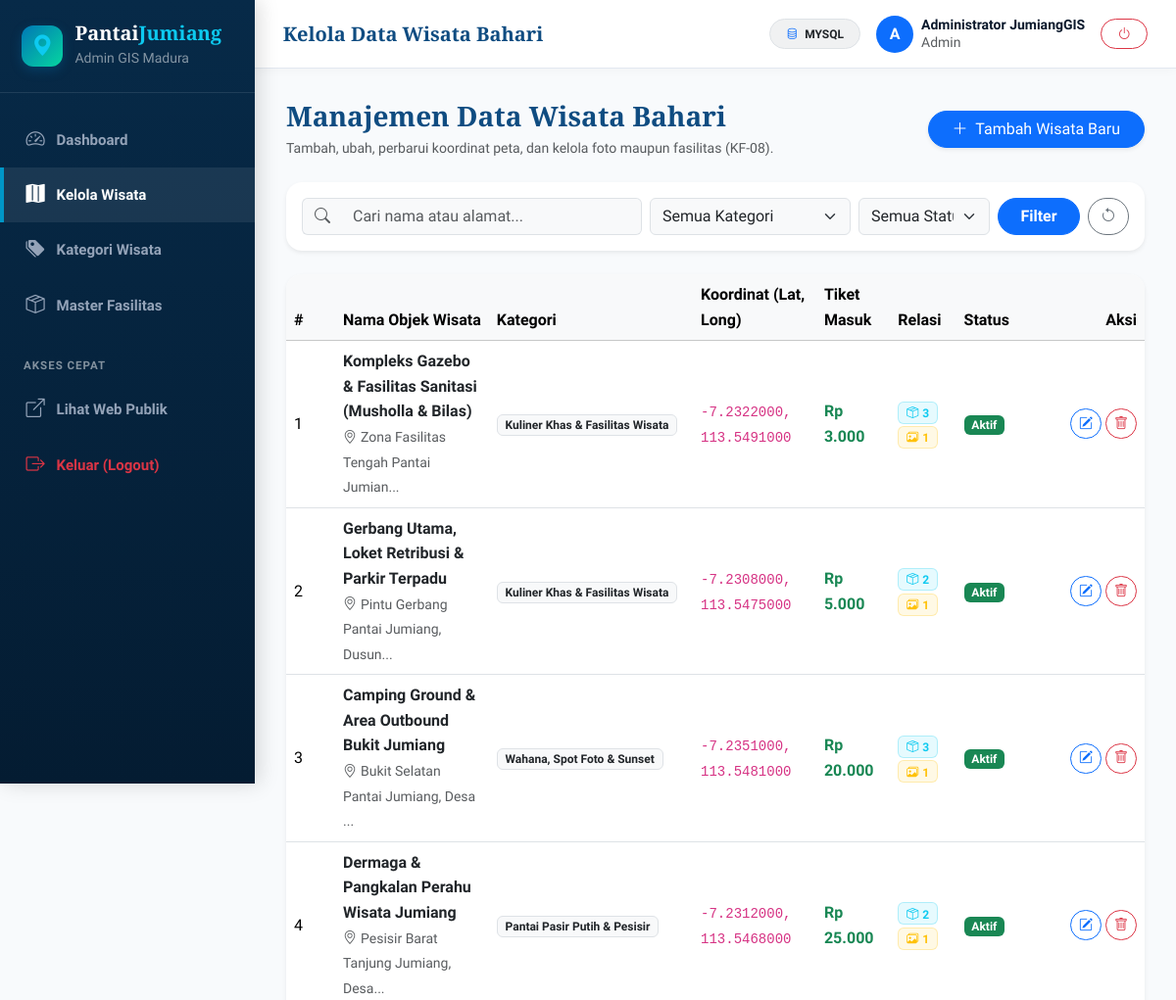
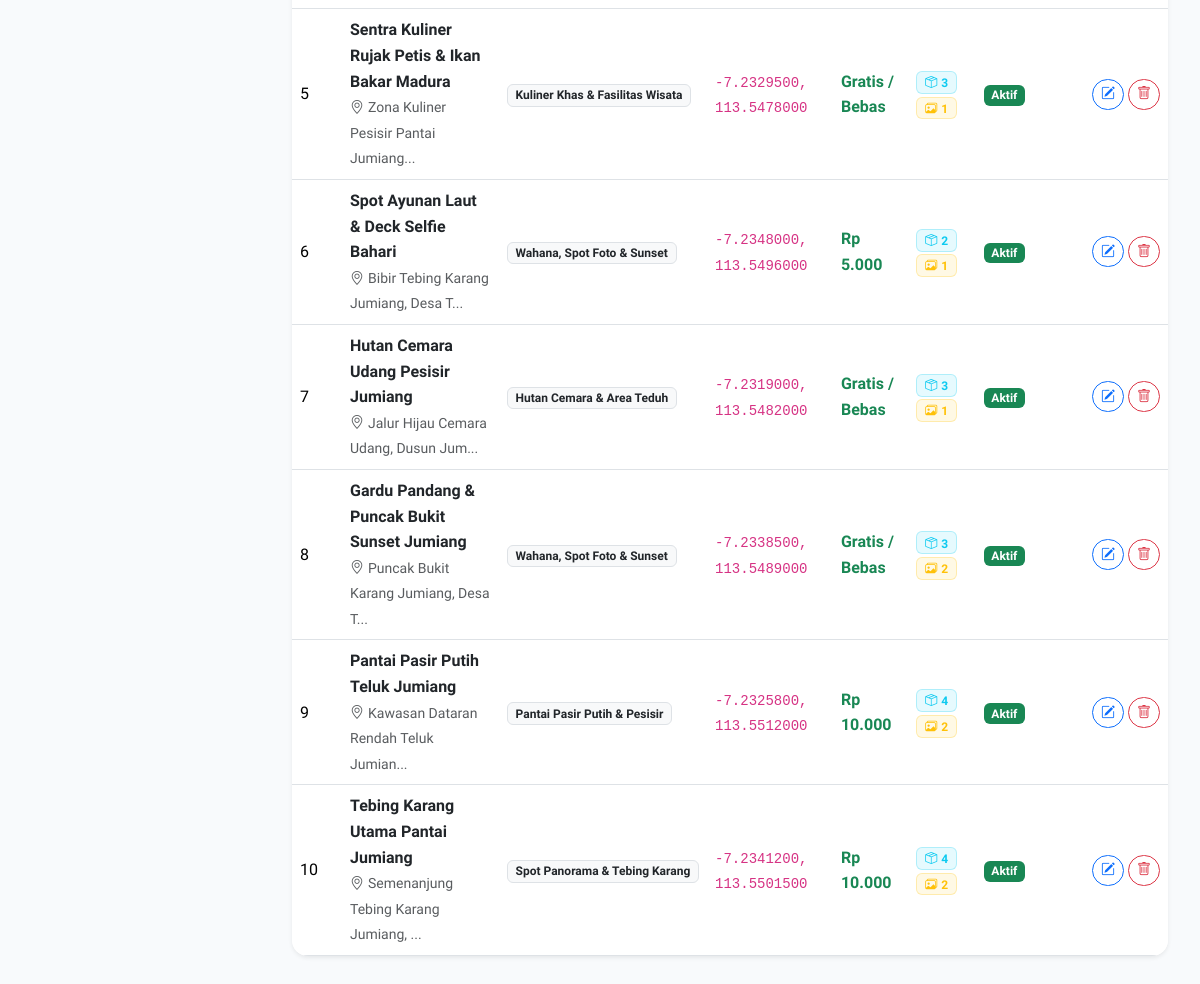
/admin/wisata.php (signed in), run on an earlier commit of the app's database (2 pictures, top to bottom).
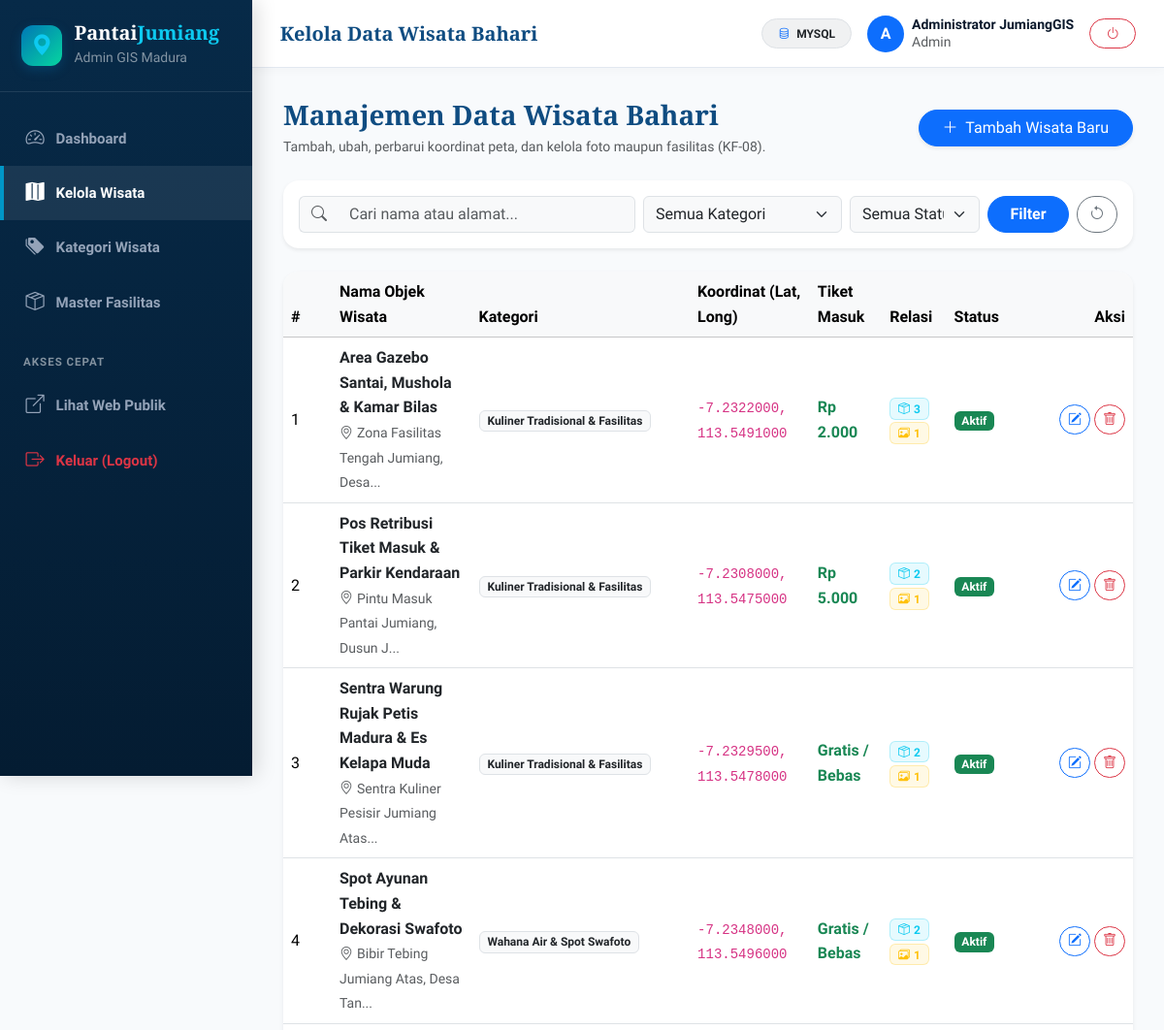
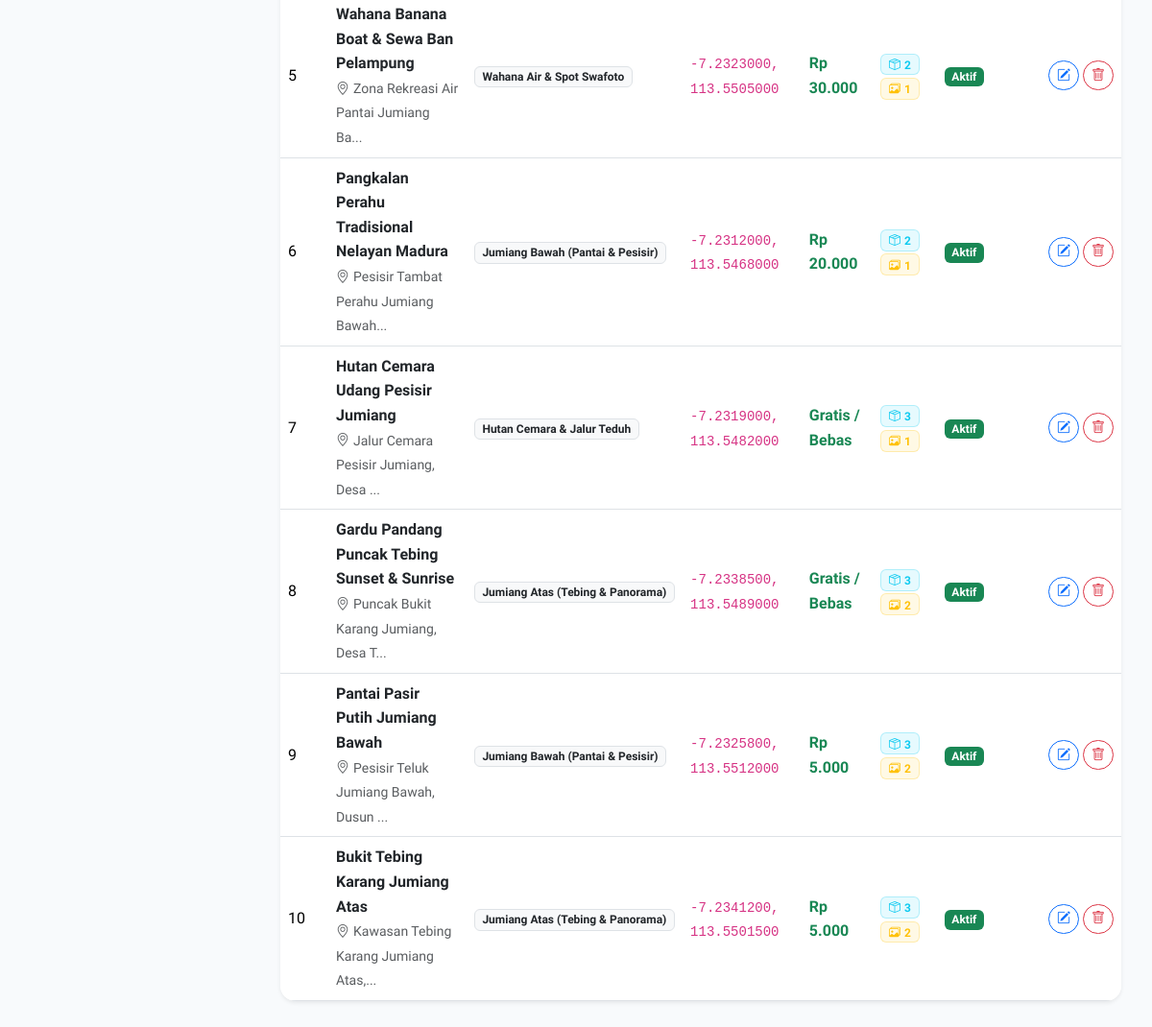
And on a later commit of the database (2 pictures, top to bottom).
### tables this page shows
CREATE TABLE `wisata` (
  `id_wisata` INT AUTO_INCREMENT PRIMARY KEY,
  `id_kategori` INT NOT NULL,
  `nama_wisata` VARCHAR(150) NOT NULL,
  `deskripsi` TEXT NOT NULL,
  `alamat` TEXT NOT NULL,
  `latitude` DECIMAL(10,7) NOT NULL,
  `longitude` DECIMAL(10,7) NOT NULL,
  `harga_tiket` DECIMAL(12,2) DEFAULT 0.00,
  `jam_operasional` VARCHAR(100) DEFAULT '08:00 - 17:00 WIB',
  `status` ENUM('aktif', 'draft', 'nonaktif') DEFAULT 'aktif',
  `id_user` INT NOT NULL,
  `created_at` DATETIME DEFAULT CURRENT_TIMESTAMP,
  CONSTRAINT `fk_wisata_kategori` FOREIGN KEY (`id_kategori`) REFERENCES `kategori_wisata` (`id_kategori`) ON DELETE RESTRICT ON UPDATE CASCADE,
  CONSTRAINT `fk_wisata_user` FOREIGN KEY (`id_user`) REFERENCES `users` (`id_user`) ON DELETE RESTRICT ON UPDATE CASCADE
);

CREATE TABLE `kategori_wisata` (
  `id_kategori` INT AUTO_INCREMENT PRIMARY KEY,
  `nama_kategori` VARCHAR(100) NOT NULL,
  `deskripsi` TEXT NULL
);

### config/db.php (called while the page is built, shortened)
<?php
function formatRupiah(float|int $amount): string {
    if ($amount <= 0) return 'Gratis / Bebas';
    return 'Rp ' . number_format($amount, 0, ',', '.');
}

### admin/wisata.php (the view, shortened to what the changed rows need)
<?php
require_once __DIR__ . '/../config/db.php';
$db = getDB();
$sql = "
    SELECT w.*, k.nama_kategori,
        (SELECT COUNT(*) FROM wisata_fasilitas wf WHERE wf.id_wisata = w.id_wisata) AS total_fasilitas,
        (SELECT COUNT(*) FROM foto_wisata fw WHERE fw.id_wisata = w.id_wisata) AS total_foto
    FROM wisata w
    JOIN kategori_wisata k ON w.id_kategori = k.id_kategori
    WHERE 1=1
";
$params = [];
$sql .= " ORDER BY w.id_wisata DESC";
$stmt = $db->prepare($sql);
$stmt->execute($params);
$wisataList = $stmt->fetchAll();
include __DIR__ . '/../includes/admin_header.php';
?>
<div class="card border-0 shadow-sm rounded-4 overflow-hidden">
    <div class="table-responsive">
        <table class="table table-hover align-middle mb-0">
            <thead class="table-light">
                <tr>
                    <th style="width: 50px;">#</th>
                    <th>Nama Objek Wisata</th>
                    <th>Kategori</th>
                    <th>Koordinat (Lat, Long)</th>
                    <th>Tiket Masuk</th>
                    <th>Relasi</th>
                    <th>Status</th>
                    <th class="text-end" style="width: 130px;">Aksi</th>
                </tr>
            </thead>
            <tbody>
                <?php if (empty($wisataList)): ?>
                    <tr>
                        <td colspan="8" class="text-center py-5 text-muted">
                            <i class="bi bi-inbox fs-2 d-block mb-2 text-muted"></i>
                            Tidak ada data wisata bahari yang ditemukan.
                        </td>
                    </tr>
                <?php else: ?>
                    <?php foreach ($wisataList as $idx => $w): ?>
                        <tr>
                            <td><?= $idx + 1 ?></td>
                            <td>
                                <div class="fw-bold text-dark"><?= htmlspecialchars($w['nama_wisata']) ?></div>
                                <small class="text-muted"><i class="bi bi-geo-alt me-1"></i><?= htmlspecialchars(mb_strimwidth($w['alamat'], 0, 38, '...')) ?></small>
                            </td>
                            <td>
                                <span class="badge bg-light text-dark border"><?= htmlspecialchars($w['nama_kategori']) ?></span>
                            </td>
                            <td>
                                <code><?= $w['latitude'] ?>, <?= $w['longitude'] ?></code>
                            </td>
                            <td>
                                <span class="fw-semibold text-success"><?= formatRupiah((float)$w['harga_tiket']) ?></span>
                            </td>
                            <td>
                                <span class="badge bg-info bg-opacity-10 text-info border border-info border-opacity-25" title="Total Fasilitas Terhubung">
                                    <i class="bi bi-box-seam me-1"></i><?= $w['total_fasilitas'] ?>
                                </span>
                                <span class="badge bg-warning bg-opacity-10 text-warning border border-warning border-opacity-25" title="Total Foto Galeri">
                                    <i class="bi bi-images me-1"></i><?= $w['total_foto'] ?>
                                </span>
                            </td>
                            <td>
                                <span class="badge <?= $w['status'] === 'aktif' ? 'bg-success' : ($w['status'] === 'draft' ? 'bg-warning text-dark' : 'bg-secondary') ?>">
                                    <?= htmlspecialchars(ucfirst($w['status'])) ?>
                                </span>
                            </td>
                            <td class="text-end">
                                <button type="button" onclick="window.editWisata(<?= $w['id_wisata'] ?>)" class="btn btn-sm btn-outline-primary rounded-pill px-2" title="Edit Wisata">
                                    <i class="bi bi-pencil-square"></i>
                                </button>
                                <button type="button" onclick="window.deleteWisata(<?= $w['id_wisata'] ?>, '<?= htmlspecialchars(addslashes($w['nama_wisata'])) ?>')" class="btn btn-sm btn-outline-danger rounded-pill px-2" title="Hapus Wisata">
                                    <i class="bi bi-trash"></i>
                                </button>
                            </td>
                        </tr>
                    <?php endforeach; ?>
                <?php endif; ?>
            </tbody>
        </table>
    </div>
</div>
<?php include __DIR__ . '/../includes/admin_footer.php'; ?>

What changed in the data, as far as the page shows it:
changed wisata: nama_wisata "Kompleks Gazebo & Fasilitas Sanitasi (Musholla & Bilas)" → "Area Gazebo Santai, Mushola & Kamar Bilas"; alamat "Zona Fasilitas Tengah Pantai Jumian..." → "Zona Fasilitas Tengah Jumiang, Desa..."; id_kategori.nama_kategori "Kuliner Khas & Fasilitas Wisata" → "Kuliner Tradisional & Fasilitas"; harga_tiket "Rp 3.000" → "Rp 2.000"
changed wisata: nama_wisata "Gerbang Utama, Loket Retribusi & Parkir Terpadu" → "Pos Retribusi Tiket Masuk & Parkir Kendaraan"; alamat "Pintu Gerbang Pantai Jumiang, Dusun..." → "Pintu Masuk Pantai Jumiang, Dusun J..."; id_kategori.nama_kategori "Kuliner Khas & Fasilitas Wisata" → "Kuliner Tradisional & Fasilitas"
changed wisata: nama_wisata "Camping Ground & Area Outbound Bukit Jumiang" → "Sentra Warung Rujak Petis Madura & Es Kelapa Muda"; alamat "Bukit Selatan Pantai Jumiang, Desa ..." → "Sentra Kuliner Pesisir Jumiang Atas..."; id_kategori.nama_kategori "Wahana, Spot Foto & Sunset" → "Kuliner Tradisional & Fasilitas"; latitude "-7.2351000" → "-7.2329500"; longitude "113.5481000" → "113.5478000"; harga_tiket "Rp 20.000" → "Gratis / Bebas"; total_fasilitas "3" → "2"
changed wisata: nama_wisata "Dermaga & Pangkalan Perahu Wisata Jumiang" → "Spot Ayunan Tebing & Dekorasi Swafoto"; alamat "Pesisir Barat Tanjung Jumiang, Desa..." → "Bibir Tebing Jumiang Atas, Desa Tan..."; id_kategori.nama_kategori "Pantai Pasir Putih & Pesisir" → "Wahana Air & Spot Swafoto"; latitude "-7.2312000" → "-7.2348000"; longitude "113.5468000" → "113.5496000"; harga_tiket "Rp 25.000" → "Gratis / Bebas"
changed wisata: nama_wisata "Sentra Kuliner Rujak Petis & Ikan Bakar Madura" → "Wahana Banana Boat & Sewa Ban Pelampung"; alamat "Zona Kuliner Pesisir Pantai Jumiang..." → "Zona Rekreasi Air Pantai Jumiang Ba..."; id_kategori.nama_kategori "Kuliner Khas & Fasilitas Wisata" → "Wahana Air & Spot Swafoto"; latitude "-7.2329500" → "-7.2323000"; longitude "113.5478000" → "113.5505000"; harga_tiket "Gratis / Bebas" → "Rp 30.000"; total_fasilitas "3" → "2"
changed wisata: nama_wisata "Spot Ayunan Laut & Deck Selfie Bahari" → "Pangkalan Perahu Tradisional Nelayan Madura"; alamat "Bibir Tebing Karang Jumiang, Desa T..." → "Pesisir Tambat Perahu Jumiang Bawah..."; id_kategori.nama_kategori "Wahana, Spot Foto & Sunset" → "Jumiang Bawah (Pantai & Pesisir)"; latitude "-7.2348000" → "-7.2312000"; longitude "113.5496000" → "113.5468000"; harga_tiket "Rp 5.000" → "Rp 20.000"
changed wisata "Hutan Cemara Udang Pesisir Jumiang": alamat "Jalur Hijau Cemara Udang, Dusun Jum..." → "Jalur Cemara Pesisir Jumiang, Desa ..."; id_kategori.nama_kategori "Hutan Cemara & Area Teduh" → "Hutan Cemara & Jalur Teduh"
changed wisata "Puncak Bukit Karang Jumiang, Desa T...": nama_wisata "Gardu Pandang & Puncak Bukit Sunset Jumiang" → "Gardu Pandang Puncak Tebing Sunset & Sunrise"; id_kategori.nama_kategori "Wahana, Spot Foto & Sunset" → "Jumiang Atas (Tebing & Panorama)"
changed wisata: nama_wisata "Pantai Pasir Putih Teluk Jumiang" → "Pantai Pasir Putih Jumiang Bawah"; alamat "Kawasan Dataran Rendah Teluk Jumian..." → "Pesisir Teluk Jumiang Bawah, Dusun ..."; id_kategori.nama_kategori "Pantai Pasir Putih & Pesisir" → "Jumiang Bawah (Pantai & Pesisir)"; harga_tiket "Rp 10.000" → "Rp 5.000"; total_fasilitas "4" → "3"
changed wisata: nama_wisata "Tebing Karang Utama Pantai Jumiang" → "Bukit Tebing Karang Jumiang Atas"; alamat "Semenanjung Tebing Karang Jumiang, ..." → "Kawasan Tebing Karang Jumiang Atas,..."; id_kategori.nama_kategori "Spot Panorama & Tebing Karang" → "Jumiang Atas (Tebing & Panorama)"; harga_tiket "Rp 10.000" → "Rp 5.000"; total_fasilitas "4" → "3"
